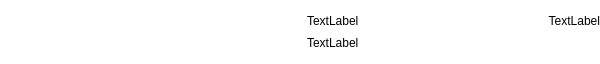
<?xml version="1.0" encoding="UTF-8"?>
<ui version="4.0">
 <class>TransactionFrame</class>
 <widget class="QFrame" name="TransactionFrame">
  <property name="geometry">
   <rect>
    <x>0</x>
    <y>0</y>
    <width>600</width>
    <height>64</height>
   </rect>
  </property>
  <property name="minimumSize">
   <size>
    <width>0</width>
    <height>64</height>
   </size>
  </property>
  <property name="maximumSize">
   <size>
    <width>600</width>
    <height>64</height>
   </size>
  </property>
  <property name="palette">
   <palette>
    <active>
     <colorrole role="Button">
      <brush brushstyle="SolidPattern">
       <color alpha="0">
        <red>0</red>
        <green>0</green>
        <blue>0</blue>
       </color>
      </brush>
     </colorrole>
     <colorrole role="ButtonText">
      <brush brushstyle="SolidPattern">
       <color alpha="255">
        <red>186</red>
        <green>189</green>
        <blue>182</blue>
       </color>
      </brush>
     </colorrole>
     <colorrole role="Base">
      <brush brushstyle="SolidPattern">
       <color alpha="0">
        <red>0</red>
        <green>0</green>
        <blue>0</blue>
       </color>
      </brush>
     </colorrole>
     <colorrole role="Window">
      <brush brushstyle="SolidPattern">
       <color alpha="255">
        <red>46</red>
        <green>52</green>
        <blue>54</blue>
       </color>
      </brush>
     </colorrole>
     <colorrole role="Shadow">
      <brush brushstyle="SolidPattern">
       <color alpha="255">
        <red>136</red>
        <green>138</green>
        <blue>133</blue>
       </color>
      </brush>
     </colorrole>
     <colorrole role="Highlight">
      <brush brushstyle="SolidPattern">
       <color alpha="255">
        <red>237</red>
        <green>212</green>
        <blue>0</blue>
       </color>
      </brush>
     </colorrole>
     <colorrole role="HighlightedText">
      <brush brushstyle="SolidPattern">
       <color alpha="255">
        <red>85</red>
        <green>87</green>
        <blue>83</blue>
       </color>
      </brush>
     </colorrole>
     <colorrole role="AlternateBase">
      <brush brushstyle="SolidPattern">
       <color alpha="255">
        <red>85</red>
        <green>87</green>
        <blue>83</blue>
       </color>
      </brush>
     </colorrole>
    </active>
    <inactive>
     <colorrole role="Button">
      <brush brushstyle="SolidPattern">
       <color alpha="0">
        <red>0</red>
        <green>0</green>
        <blue>0</blue>
       </color>
      </brush>
     </colorrole>
     <colorrole role="ButtonText">
      <brush brushstyle="SolidPattern">
       <color alpha="255">
        <red>186</red>
        <green>189</green>
        <blue>182</blue>
       </color>
      </brush>
     </colorrole>
     <colorrole role="Base">
      <brush brushstyle="SolidPattern">
       <color alpha="0">
        <red>0</red>
        <green>0</green>
        <blue>0</blue>
       </color>
      </brush>
     </colorrole>
     <colorrole role="Window">
      <brush brushstyle="SolidPattern">
       <color alpha="255">
        <red>46</red>
        <green>52</green>
        <blue>54</blue>
       </color>
      </brush>
     </colorrole>
     <colorrole role="Shadow">
      <brush brushstyle="SolidPattern">
       <color alpha="255">
        <red>136</red>
        <green>138</green>
        <blue>133</blue>
       </color>
      </brush>
     </colorrole>
     <colorrole role="Highlight">
      <brush brushstyle="SolidPattern">
       <color alpha="255">
        <red>237</red>
        <green>212</green>
        <blue>0</blue>
       </color>
      </brush>
     </colorrole>
     <colorrole role="HighlightedText">
      <brush brushstyle="SolidPattern">
       <color alpha="255">
        <red>85</red>
        <green>87</green>
        <blue>83</blue>
       </color>
      </brush>
     </colorrole>
     <colorrole role="AlternateBase">
      <brush brushstyle="SolidPattern">
       <color alpha="255">
        <red>85</red>
        <green>87</green>
        <blue>83</blue>
       </color>
      </brush>
     </colorrole>
    </inactive>
    <disabled>
     <colorrole role="Button">
      <brush brushstyle="SolidPattern">
       <color alpha="0">
        <red>0</red>
        <green>0</green>
        <blue>0</blue>
       </color>
      </brush>
     </colorrole>
     <colorrole role="ButtonText">
      <brush brushstyle="SolidPattern">
       <color alpha="255">
        <red>190</red>
        <green>190</green>
        <blue>190</blue>
       </color>
      </brush>
     </colorrole>
     <colorrole role="Base">
      <brush brushstyle="SolidPattern">
       <color alpha="255">
        <red>46</red>
        <green>52</green>
        <blue>54</blue>
       </color>
      </brush>
     </colorrole>
     <colorrole role="Window">
      <brush brushstyle="SolidPattern">
       <color alpha="255">
        <red>46</red>
        <green>52</green>
        <blue>54</blue>
       </color>
      </brush>
     </colorrole>
     <colorrole role="Shadow">
      <brush brushstyle="SolidPattern">
       <color alpha="255">
        <red>136</red>
        <green>138</green>
        <blue>133</blue>
       </color>
      </brush>
     </colorrole>
     <colorrole role="Highlight">
      <brush brushstyle="SolidPattern">
       <color alpha="255">
        <red>145</red>
        <green>141</green>
        <blue>126</blue>
       </color>
      </brush>
     </colorrole>
     <colorrole role="HighlightedText">
      <brush brushstyle="SolidPattern">
       <color alpha="255">
        <red>85</red>
        <green>87</green>
        <blue>83</blue>
       </color>
      </brush>
     </colorrole>
     <colorrole role="AlternateBase">
      <brush brushstyle="SolidPattern">
       <color alpha="255">
        <red>85</red>
        <green>87</green>
        <blue>83</blue>
       </color>
      </brush>
     </colorrole>
    </disabled>
   </palette>
  </property>
  <property name="windowTitle">
   <string>Frame</string>
  </property>
  <property name="autoFillBackground">
   <bool>false</bool>
  </property>
  <property name="styleSheet">
   <string notr="true">background-color: transparent;</string>
  </property>
  <property name="frameShape">
   <enum>QFrame::NoFrame</enum>
  </property>
  <property name="frameShadow">
   <enum>QFrame::Raised</enum>
  </property>
  <layout class="QHBoxLayout" name="horizontalLayout_2" stretch="0,0,0">
   <property name="leftMargin">
    <number>0</number>
   </property>
   <property name="topMargin">
    <number>0</number>
   </property>
   <property name="rightMargin">
    <number>0</number>
   </property>
   <property name="bottomMargin">
    <number>0</number>
   </property>
   <item>
    <spacer name="horizontalSpacer">
     <property name="orientation">
      <enum>Qt::Horizontal</enum>
     </property>
     <property name="sizeHint" stdset="0">
      <size>
       <width>40</width>
       <height>20</height>
      </size>
     </property>
    </spacer>
   </item>
   <item>
    <widget class="QLabel" name="m_iconLabel">
     <property name="palette">
      <palette>
       <active>
        <colorrole role="WindowText">
         <brush brushstyle="SolidPattern">
          <color alpha="255">
           <red>255</red>
           <green>255</green>
           <blue>255</blue>
          </color>
         </brush>
        </colorrole>
        <colorrole role="Button">
         <brush brushstyle="SolidPattern">
          <color alpha="0">
           <red>0</red>
           <green>0</green>
           <blue>0</blue>
          </color>
         </brush>
        </colorrole>
        <colorrole role="Light">
         <brush brushstyle="SolidPattern">
          <color alpha="255">
           <red>0</red>
           <green>0</green>
           <blue>0</blue>
          </color>
         </brush>
        </colorrole>
        <colorrole role="Midlight">
         <brush brushstyle="SolidPattern">
          <color alpha="255">
           <red>0</red>
           <green>0</green>
           <blue>0</blue>
          </color>
         </brush>
        </colorrole>
        <colorrole role="Dark">
         <brush brushstyle="SolidPattern">
          <color alpha="255">
           <red>0</red>
           <green>0</green>
           <blue>0</blue>
          </color>
         </brush>
        </colorrole>
        <colorrole role="Mid">
         <brush brushstyle="SolidPattern">
          <color alpha="255">
           <red>0</red>
           <green>0</green>
           <blue>0</blue>
          </color>
         </brush>
        </colorrole>
        <colorrole role="Text">
         <brush brushstyle="SolidPattern">
          <color alpha="255">
           <red>255</red>
           <green>255</green>
           <blue>255</blue>
          </color>
         </brush>
        </colorrole>
        <colorrole role="BrightText">
         <brush brushstyle="SolidPattern">
          <color alpha="255">
           <red>255</red>
           <green>255</green>
           <blue>255</blue>
          </color>
         </brush>
        </colorrole>
        <colorrole role="ButtonText">
         <brush brushstyle="SolidPattern">
          <color alpha="255">
           <red>255</red>
           <green>255</green>
           <blue>255</blue>
          </color>
         </brush>
        </colorrole>
        <colorrole role="Base">
         <brush brushstyle="SolidPattern">
          <color alpha="0">
           <red>0</red>
           <green>0</green>
           <blue>0</blue>
          </color>
         </brush>
        </colorrole>
        <colorrole role="Window">
         <brush brushstyle="SolidPattern">
          <color alpha="0">
           <red>0</red>
           <green>0</green>
           <blue>0</blue>
          </color>
         </brush>
        </colorrole>
        <colorrole role="Shadow">
         <brush brushstyle="SolidPattern">
          <color alpha="255">
           <red>0</red>
           <green>0</green>
           <blue>0</blue>
          </color>
         </brush>
        </colorrole>
        <colorrole role="AlternateBase">
         <brush brushstyle="SolidPattern">
          <color alpha="255">
           <red>0</red>
           <green>0</green>
           <blue>0</blue>
          </color>
         </brush>
        </colorrole>
        <colorrole role="ToolTipBase">
         <brush brushstyle="SolidPattern">
          <color alpha="255">
           <red>255</red>
           <green>255</green>
           <blue>220</blue>
          </color>
         </brush>
        </colorrole>
        <colorrole role="ToolTipText">
         <brush brushstyle="SolidPattern">
          <color alpha="255">
           <red>0</red>
           <green>0</green>
           <blue>0</blue>
          </color>
         </brush>
        </colorrole>
       </active>
       <inactive>
        <colorrole role="WindowText">
         <brush brushstyle="SolidPattern">
          <color alpha="255">
           <red>255</red>
           <green>255</green>
           <blue>255</blue>
          </color>
         </brush>
        </colorrole>
        <colorrole role="Button">
         <brush brushstyle="SolidPattern">
          <color alpha="0">
           <red>0</red>
           <green>0</green>
           <blue>0</blue>
          </color>
         </brush>
        </colorrole>
        <colorrole role="Light">
         <brush brushstyle="SolidPattern">
          <color alpha="255">
           <red>0</red>
           <green>0</green>
           <blue>0</blue>
          </color>
         </brush>
        </colorrole>
        <colorrole role="Midlight">
         <brush brushstyle="SolidPattern">
          <color alpha="255">
           <red>0</red>
           <green>0</green>
           <blue>0</blue>
          </color>
         </brush>
        </colorrole>
        <colorrole role="Dark">
         <brush brushstyle="SolidPattern">
          <color alpha="255">
           <red>0</red>
           <green>0</green>
           <blue>0</blue>
          </color>
         </brush>
        </colorrole>
        <colorrole role="Mid">
         <brush brushstyle="SolidPattern">
          <color alpha="255">
           <red>0</red>
           <green>0</green>
           <blue>0</blue>
          </color>
         </brush>
        </colorrole>
        <colorrole role="Text">
         <brush brushstyle="SolidPattern">
          <color alpha="255">
           <red>255</red>
           <green>255</green>
           <blue>255</blue>
          </color>
         </brush>
        </colorrole>
        <colorrole role="BrightText">
         <brush brushstyle="SolidPattern">
          <color alpha="255">
           <red>255</red>
           <green>255</green>
           <blue>255</blue>
          </color>
         </brush>
        </colorrole>
        <colorrole role="ButtonText">
         <brush brushstyle="SolidPattern">
          <color alpha="255">
           <red>255</red>
           <green>255</green>
           <blue>255</blue>
          </color>
         </brush>
        </colorrole>
        <colorrole role="Base">
         <brush brushstyle="SolidPattern">
          <color alpha="0">
           <red>0</red>
           <green>0</green>
           <blue>0</blue>
          </color>
         </brush>
        </colorrole>
        <colorrole role="Window">
         <brush brushstyle="SolidPattern">
          <color alpha="0">
           <red>0</red>
           <green>0</green>
           <blue>0</blue>
          </color>
         </brush>
        </colorrole>
        <colorrole role="Shadow">
         <brush brushstyle="SolidPattern">
          <color alpha="255">
           <red>0</red>
           <green>0</green>
           <blue>0</blue>
          </color>
         </brush>
        </colorrole>
        <colorrole role="AlternateBase">
         <brush brushstyle="SolidPattern">
          <color alpha="255">
           <red>0</red>
           <green>0</green>
           <blue>0</blue>
          </color>
         </brush>
        </colorrole>
        <colorrole role="ToolTipBase">
         <brush brushstyle="SolidPattern">
          <color alpha="255">
           <red>255</red>
           <green>255</green>
           <blue>220</blue>
          </color>
         </brush>
        </colorrole>
        <colorrole role="ToolTipText">
         <brush brushstyle="SolidPattern">
          <color alpha="255">
           <red>0</red>
           <green>0</green>
           <blue>0</blue>
          </color>
         </brush>
        </colorrole>
       </inactive>
       <disabled>
        <colorrole role="WindowText">
         <brush brushstyle="SolidPattern">
          <color alpha="255">
           <red>0</red>
           <green>0</green>
           <blue>0</blue>
          </color>
         </brush>
        </colorrole>
        <colorrole role="Button">
         <brush brushstyle="SolidPattern">
          <color alpha="0">
           <red>0</red>
           <green>0</green>
           <blue>0</blue>
          </color>
         </brush>
        </colorrole>
        <colorrole role="Light">
         <brush brushstyle="SolidPattern">
          <color alpha="255">
           <red>0</red>
           <green>0</green>
           <blue>0</blue>
          </color>
         </brush>
        </colorrole>
        <colorrole role="Midlight">
         <brush brushstyle="SolidPattern">
          <color alpha="255">
           <red>0</red>
           <green>0</green>
           <blue>0</blue>
          </color>
         </brush>
        </colorrole>
        <colorrole role="Dark">
         <brush brushstyle="SolidPattern">
          <color alpha="255">
           <red>0</red>
           <green>0</green>
           <blue>0</blue>
          </color>
         </brush>
        </colorrole>
        <colorrole role="Mid">
         <brush brushstyle="SolidPattern">
          <color alpha="255">
           <red>0</red>
           <green>0</green>
           <blue>0</blue>
          </color>
         </brush>
        </colorrole>
        <colorrole role="Text">
         <brush brushstyle="SolidPattern">
          <color alpha="255">
           <red>0</red>
           <green>0</green>
           <blue>0</blue>
          </color>
         </brush>
        </colorrole>
        <colorrole role="BrightText">
         <brush brushstyle="SolidPattern">
          <color alpha="255">
           <red>255</red>
           <green>255</green>
           <blue>255</blue>
          </color>
         </brush>
        </colorrole>
        <colorrole role="ButtonText">
         <brush brushstyle="SolidPattern">
          <color alpha="255">
           <red>0</red>
           <green>0</green>
           <blue>0</blue>
          </color>
         </brush>
        </colorrole>
        <colorrole role="Base">
         <brush brushstyle="SolidPattern">
          <color alpha="0">
           <red>0</red>
           <green>0</green>
           <blue>0</blue>
          </color>
         </brush>
        </colorrole>
        <colorrole role="Window">
         <brush brushstyle="SolidPattern">
          <color alpha="0">
           <red>0</red>
           <green>0</green>
           <blue>0</blue>
          </color>
         </brush>
        </colorrole>
        <colorrole role="Shadow">
         <brush brushstyle="SolidPattern">
          <color alpha="255">
           <red>0</red>
           <green>0</green>
           <blue>0</blue>
          </color>
         </brush>
        </colorrole>
        <colorrole role="AlternateBase">
         <brush brushstyle="SolidPattern">
          <color alpha="255">
           <red>0</red>
           <green>0</green>
           <blue>0</blue>
          </color>
         </brush>
        </colorrole>
        <colorrole role="ToolTipBase">
         <brush brushstyle="SolidPattern">
          <color alpha="255">
           <red>255</red>
           <green>255</green>
           <blue>220</blue>
          </color>
         </brush>
        </colorrole>
        <colorrole role="ToolTipText">
         <brush brushstyle="SolidPattern">
          <color alpha="255">
           <red>0</red>
           <green>0</green>
           <blue>0</blue>
          </color>
         </brush>
        </colorrole>
       </disabled>
      </palette>
     </property>
     <property name="text">
      <string/>
     </property>
    </widget>
   </item>
   <item>
    <layout class="QVBoxLayout" name="verticalLayout">
     <property name="spacing">
      <number>0</number>
     </property>
     <item>
      <spacer name="verticalSpacer_2">
       <property name="orientation">
        <enum>Qt::Vertical</enum>
       </property>
       <property name="sizeType">
        <enum>QSizePolicy::Fixed</enum>
       </property>
       <property name="sizeHint" stdset="0">
        <size>
         <width>20</width>
         <height>10</height>
        </size>
       </property>
      </spacer>
     </item>
     <item>
      <layout class="QHBoxLayout" name="horizontalLayout" stretch="0,1">
       <property name="spacing">
        <number>20</number>
       </property>
       <item>
        <widget class="QLabel" name="m_timeLabel">
         <property name="palette">
          <palette>
           <active>
            <colorrole role="Button">
             <brush brushstyle="LinearGradientPattern">
              <gradient startx="0.000000000000000" starty="0.000000000000000" endx="1.000000000000000" endy="0.000000000000000" type="LinearGradient" spread="PadSpread" coordinatemode="ObjectBoundingMode">
               <gradientstop position="0.000000000000000">
                <color alpha="0">
                 <red>255</red>
                 <green>255</green>
                 <blue>255</blue>
                </color>
               </gradientstop>
               <gradientstop position="1.000000000000000">
                <color alpha="0">
                 <red>79</red>
                 <green>79</green>
                 <blue>79</blue>
                </color>
               </gradientstop>
              </gradient>
             </brush>
            </colorrole>
            <colorrole role="Base">
             <brush brushstyle="LinearGradientPattern">
              <gradient startx="0.000000000000000" starty="0.000000000000000" endx="1.000000000000000" endy="0.000000000000000" type="LinearGradient" spread="PadSpread" coordinatemode="ObjectBoundingMode">
               <gradientstop position="0.000000000000000">
                <color alpha="0">
                 <red>255</red>
                 <green>255</green>
                 <blue>255</blue>
                </color>
               </gradientstop>
               <gradientstop position="1.000000000000000">
                <color alpha="0">
                 <red>79</red>
                 <green>79</green>
                 <blue>79</blue>
                </color>
               </gradientstop>
              </gradient>
             </brush>
            </colorrole>
            <colorrole role="Window">
             <brush brushstyle="LinearGradientPattern">
              <gradient startx="0.000000000000000" starty="0.000000000000000" endx="1.000000000000000" endy="0.000000000000000" type="LinearGradient" spread="PadSpread" coordinatemode="ObjectBoundingMode">
               <gradientstop position="0.000000000000000">
                <color alpha="0">
                 <red>255</red>
                 <green>255</green>
                 <blue>255</blue>
                </color>
               </gradientstop>
               <gradientstop position="1.000000000000000">
                <color alpha="0">
                 <red>79</red>
                 <green>79</green>
                 <blue>79</blue>
                </color>
               </gradientstop>
              </gradient>
             </brush>
            </colorrole>
            <colorrole role="AlternateBase">
             <brush brushstyle="SolidPattern">
              <color alpha="255">
               <red>121</red>
               <green>121</green>
               <blue>121</blue>
              </color>
             </brush>
            </colorrole>
           </active>
           <inactive>
            <colorrole role="Button">
             <brush brushstyle="LinearGradientPattern">
              <gradient startx="0.000000000000000" starty="0.000000000000000" endx="1.000000000000000" endy="0.000000000000000" type="LinearGradient" spread="PadSpread" coordinatemode="ObjectBoundingMode">
               <gradientstop position="0.000000000000000">
                <color alpha="0">
                 <red>255</red>
                 <green>255</green>
                 <blue>255</blue>
                </color>
               </gradientstop>
               <gradientstop position="1.000000000000000">
                <color alpha="0">
                 <red>79</red>
                 <green>79</green>
                 <blue>79</blue>
                </color>
               </gradientstop>
              </gradient>
             </brush>
            </colorrole>
            <colorrole role="Base">
             <brush brushstyle="LinearGradientPattern">
              <gradient startx="0.000000000000000" starty="0.000000000000000" endx="1.000000000000000" endy="0.000000000000000" type="LinearGradient" spread="PadSpread" coordinatemode="ObjectBoundingMode">
               <gradientstop position="0.000000000000000">
                <color alpha="0">
                 <red>255</red>
                 <green>255</green>
                 <blue>255</blue>
                </color>
               </gradientstop>
               <gradientstop position="1.000000000000000">
                <color alpha="0">
                 <red>79</red>
                 <green>79</green>
                 <blue>79</blue>
                </color>
               </gradientstop>
              </gradient>
             </brush>
            </colorrole>
            <colorrole role="Window">
             <brush brushstyle="LinearGradientPattern">
              <gradient startx="0.000000000000000" starty="0.000000000000000" endx="1.000000000000000" endy="0.000000000000000" type="LinearGradient" spread="PadSpread" coordinatemode="ObjectBoundingMode">
               <gradientstop position="0.000000000000000">
                <color alpha="0">
                 <red>255</red>
                 <green>255</green>
                 <blue>255</blue>
                </color>
               </gradientstop>
               <gradientstop position="1.000000000000000">
                <color alpha="0">
                 <red>79</red>
                 <green>79</green>
                 <blue>79</blue>
                </color>
               </gradientstop>
              </gradient>
             </brush>
            </colorrole>
            <colorrole role="AlternateBase">
             <brush brushstyle="SolidPattern">
              <color alpha="255">
               <red>121</red>
               <green>121</green>
               <blue>121</blue>
              </color>
             </brush>
            </colorrole>
           </inactive>
           <disabled>
            <colorrole role="Button">
             <brush brushstyle="LinearGradientPattern">
              <gradient startx="0.000000000000000" starty="0.000000000000000" endx="1.000000000000000" endy="0.000000000000000" type="LinearGradient" spread="PadSpread" coordinatemode="ObjectBoundingMode">
               <gradientstop position="0.000000000000000">
                <color alpha="0">
                 <red>255</red>
                 <green>255</green>
                 <blue>255</blue>
                </color>
               </gradientstop>
               <gradientstop position="1.000000000000000">
                <color alpha="0">
                 <red>79</red>
                 <green>79</green>
                 <blue>79</blue>
                </color>
               </gradientstop>
              </gradient>
             </brush>
            </colorrole>
            <colorrole role="Base">
             <brush brushstyle="LinearGradientPattern">
              <gradient startx="0.000000000000000" starty="0.000000000000000" endx="1.000000000000000" endy="0.000000000000000" type="LinearGradient" spread="PadSpread" coordinatemode="ObjectBoundingMode">
               <gradientstop position="0.000000000000000">
                <color alpha="0">
                 <red>255</red>
                 <green>255</green>
                 <blue>255</blue>
                </color>
               </gradientstop>
               <gradientstop position="1.000000000000000">
                <color alpha="0">
                 <red>79</red>
                 <green>79</green>
                 <blue>79</blue>
                </color>
               </gradientstop>
              </gradient>
             </brush>
            </colorrole>
            <colorrole role="Window">
             <brush brushstyle="LinearGradientPattern">
              <gradient startx="0.000000000000000" starty="0.000000000000000" endx="1.000000000000000" endy="0.000000000000000" type="LinearGradient" spread="PadSpread" coordinatemode="ObjectBoundingMode">
               <gradientstop position="0.000000000000000">
                <color alpha="0">
                 <red>255</red>
                 <green>255</green>
                 <blue>255</blue>
                </color>
               </gradientstop>
               <gradientstop position="1.000000000000000">
                <color alpha="0">
                 <red>79</red>
                 <green>79</green>
                 <blue>79</blue>
                </color>
               </gradientstop>
              </gradient>
             </brush>
            </colorrole>
            <colorrole role="AlternateBase">
             <brush brushstyle="SolidPattern">
              <color alpha="255">
               <red>121</red>
               <green>121</green>
               <blue>121</blue>
              </color>
             </brush>
            </colorrole>
           </disabled>
          </palette>
         </property>
         <property name="styleSheet">
          <string notr="true">background-color: qlineargradient(spread:pad, x1:0, y1:0, x2:1, y2:0, stop:0 rgba(255, 255, 255, 0), stop:1 rgba(79, 79, 79, 0));</string>
         </property>
         <property name="text">
          <string>TextLabel</string>
         </property>
        </widget>
       </item>
       <item>
        <widget class="QLabel" name="m_amountLabel">
         <property name="palette">
          <palette>
           <active>
            <colorrole role="Button">
             <brush brushstyle="LinearGradientPattern">
              <gradient startx="0.000000000000000" starty="0.000000000000000" endx="1.000000000000000" endy="0.000000000000000" type="LinearGradient" spread="PadSpread" coordinatemode="ObjectBoundingMode">
               <gradientstop position="0.000000000000000">
                <color alpha="0">
                 <red>255</red>
                 <green>255</green>
                 <blue>255</blue>
                </color>
               </gradientstop>
               <gradientstop position="1.000000000000000">
                <color alpha="0">
                 <red>79</red>
                 <green>79</green>
                 <blue>79</blue>
                </color>
               </gradientstop>
              </gradient>
             </brush>
            </colorrole>
            <colorrole role="Base">
             <brush brushstyle="LinearGradientPattern">
              <gradient startx="0.000000000000000" starty="0.000000000000000" endx="1.000000000000000" endy="0.000000000000000" type="LinearGradient" spread="PadSpread" coordinatemode="ObjectBoundingMode">
               <gradientstop position="0.000000000000000">
                <color alpha="0">
                 <red>255</red>
                 <green>255</green>
                 <blue>255</blue>
                </color>
               </gradientstop>
               <gradientstop position="1.000000000000000">
                <color alpha="0">
                 <red>79</red>
                 <green>79</green>
                 <blue>79</blue>
                </color>
               </gradientstop>
              </gradient>
             </brush>
            </colorrole>
            <colorrole role="Window">
             <brush brushstyle="LinearGradientPattern">
              <gradient startx="0.000000000000000" starty="0.000000000000000" endx="1.000000000000000" endy="0.000000000000000" type="LinearGradient" spread="PadSpread" coordinatemode="ObjectBoundingMode">
               <gradientstop position="0.000000000000000">
                <color alpha="0">
                 <red>255</red>
                 <green>255</green>
                 <blue>255</blue>
                </color>
               </gradientstop>
               <gradientstop position="1.000000000000000">
                <color alpha="0">
                 <red>79</red>
                 <green>79</green>
                 <blue>79</blue>
                </color>
               </gradientstop>
              </gradient>
             </brush>
            </colorrole>
            <colorrole role="AlternateBase">
             <brush brushstyle="SolidPattern">
              <color alpha="255">
               <red>121</red>
               <green>121</green>
               <blue>121</blue>
              </color>
             </brush>
            </colorrole>
           </active>
           <inactive>
            <colorrole role="Button">
             <brush brushstyle="LinearGradientPattern">
              <gradient startx="0.000000000000000" starty="0.000000000000000" endx="1.000000000000000" endy="0.000000000000000" type="LinearGradient" spread="PadSpread" coordinatemode="ObjectBoundingMode">
               <gradientstop position="0.000000000000000">
                <color alpha="0">
                 <red>255</red>
                 <green>255</green>
                 <blue>255</blue>
                </color>
               </gradientstop>
               <gradientstop position="1.000000000000000">
                <color alpha="0">
                 <red>79</red>
                 <green>79</green>
                 <blue>79</blue>
                </color>
               </gradientstop>
              </gradient>
             </brush>
            </colorrole>
            <colorrole role="Base">
             <brush brushstyle="LinearGradientPattern">
              <gradient startx="0.000000000000000" starty="0.000000000000000" endx="1.000000000000000" endy="0.000000000000000" type="LinearGradient" spread="PadSpread" coordinatemode="ObjectBoundingMode">
               <gradientstop position="0.000000000000000">
                <color alpha="0">
                 <red>255</red>
                 <green>255</green>
                 <blue>255</blue>
                </color>
               </gradientstop>
               <gradientstop position="1.000000000000000">
                <color alpha="0">
                 <red>79</red>
                 <green>79</green>
                 <blue>79</blue>
                </color>
               </gradientstop>
              </gradient>
             </brush>
            </colorrole>
            <colorrole role="Window">
             <brush brushstyle="LinearGradientPattern">
              <gradient startx="0.000000000000000" starty="0.000000000000000" endx="1.000000000000000" endy="0.000000000000000" type="LinearGradient" spread="PadSpread" coordinatemode="ObjectBoundingMode">
               <gradientstop position="0.000000000000000">
                <color alpha="0">
                 <red>255</red>
                 <green>255</green>
                 <blue>255</blue>
                </color>
               </gradientstop>
               <gradientstop position="1.000000000000000">
                <color alpha="0">
                 <red>79</red>
                 <green>79</green>
                 <blue>79</blue>
                </color>
               </gradientstop>
              </gradient>
             </brush>
            </colorrole>
            <colorrole role="AlternateBase">
             <brush brushstyle="SolidPattern">
              <color alpha="255">
               <red>121</red>
               <green>121</green>
               <blue>121</blue>
              </color>
             </brush>
            </colorrole>
           </inactive>
           <disabled>
            <colorrole role="Button">
             <brush brushstyle="LinearGradientPattern">
              <gradient startx="0.000000000000000" starty="0.000000000000000" endx="1.000000000000000" endy="0.000000000000000" type="LinearGradient" spread="PadSpread" coordinatemode="ObjectBoundingMode">
               <gradientstop position="0.000000000000000">
                <color alpha="0">
                 <red>255</red>
                 <green>255</green>
                 <blue>255</blue>
                </color>
               </gradientstop>
               <gradientstop position="1.000000000000000">
                <color alpha="0">
                 <red>79</red>
                 <green>79</green>
                 <blue>79</blue>
                </color>
               </gradientstop>
              </gradient>
             </brush>
            </colorrole>
            <colorrole role="Base">
             <brush brushstyle="LinearGradientPattern">
              <gradient startx="0.000000000000000" starty="0.000000000000000" endx="1.000000000000000" endy="0.000000000000000" type="LinearGradient" spread="PadSpread" coordinatemode="ObjectBoundingMode">
               <gradientstop position="0.000000000000000">
                <color alpha="0">
                 <red>255</red>
                 <green>255</green>
                 <blue>255</blue>
                </color>
               </gradientstop>
               <gradientstop position="1.000000000000000">
                <color alpha="0">
                 <red>79</red>
                 <green>79</green>
                 <blue>79</blue>
                </color>
               </gradientstop>
              </gradient>
             </brush>
            </colorrole>
            <colorrole role="Window">
             <brush brushstyle="LinearGradientPattern">
              <gradient startx="0.000000000000000" starty="0.000000000000000" endx="1.000000000000000" endy="0.000000000000000" type="LinearGradient" spread="PadSpread" coordinatemode="ObjectBoundingMode">
               <gradientstop position="0.000000000000000">
                <color alpha="0">
                 <red>255</red>
                 <green>255</green>
                 <blue>255</blue>
                </color>
               </gradientstop>
               <gradientstop position="1.000000000000000">
                <color alpha="0">
                 <red>79</red>
                 <green>79</green>
                 <blue>79</blue>
                </color>
               </gradientstop>
              </gradient>
             </brush>
            </colorrole>
            <colorrole role="AlternateBase">
             <brush brushstyle="SolidPattern">
              <color alpha="255">
               <red>121</red>
               <green>121</green>
               <blue>121</blue>
              </color>
             </brush>
            </colorrole>
           </disabled>
          </palette>
         </property>
         <property name="styleSheet">
          <string notr="true">background-color: qlineargradient(spread:pad, x1:0, y1:0, x2:1, y2:0, stop:0 rgba(255, 255, 255, 0), stop:1 rgba(79, 79, 79, 0));</string>
         </property>
         <property name="text">
          <string>TextLabel</string>
         </property>
         <property name="alignment">
          <set>Qt::AlignRight|Qt::AlignTrailing|Qt::AlignVCenter</set>
         </property>
        </widget>
       </item>
      </layout>
     </item>
     <item>
      <widget class="QLabel" name="m_hashLabel">
       <property name="palette">
        <palette>
         <active>
          <colorrole role="Button">
           <brush brushstyle="LinearGradientPattern">
            <gradient startx="0.000000000000000" starty="0.000000000000000" endx="1.000000000000000" endy="0.000000000000000" type="LinearGradient" spread="PadSpread" coordinatemode="ObjectBoundingMode">
             <gradientstop position="0.000000000000000">
              <color alpha="0">
               <red>255</red>
               <green>255</green>
               <blue>255</blue>
              </color>
             </gradientstop>
             <gradientstop position="1.000000000000000">
              <color alpha="0">
               <red>79</red>
               <green>79</green>
               <blue>79</blue>
              </color>
             </gradientstop>
            </gradient>
           </brush>
          </colorrole>
          <colorrole role="Base">
           <brush brushstyle="LinearGradientPattern">
            <gradient startx="0.000000000000000" starty="0.000000000000000" endx="1.000000000000000" endy="0.000000000000000" type="LinearGradient" spread="PadSpread" coordinatemode="ObjectBoundingMode">
             <gradientstop position="0.000000000000000">
              <color alpha="0">
               <red>255</red>
               <green>255</green>
               <blue>255</blue>
              </color>
             </gradientstop>
             <gradientstop position="1.000000000000000">
              <color alpha="0">
               <red>79</red>
               <green>79</green>
               <blue>79</blue>
              </color>
             </gradientstop>
            </gradient>
           </brush>
          </colorrole>
          <colorrole role="Window">
           <brush brushstyle="LinearGradientPattern">
            <gradient startx="0.000000000000000" starty="0.000000000000000" endx="1.000000000000000" endy="0.000000000000000" type="LinearGradient" spread="PadSpread" coordinatemode="ObjectBoundingMode">
             <gradientstop position="0.000000000000000">
              <color alpha="0">
               <red>255</red>
               <green>255</green>
               <blue>255</blue>
              </color>
             </gradientstop>
             <gradientstop position="1.000000000000000">
              <color alpha="0">
               <red>79</red>
               <green>79</green>
               <blue>79</blue>
              </color>
             </gradientstop>
            </gradient>
           </brush>
          </colorrole>
          <colorrole role="AlternateBase">
           <brush brushstyle="SolidPattern">
            <color alpha="255">
             <red>121</red>
             <green>121</green>
             <blue>121</blue>
            </color>
           </brush>
          </colorrole>
         </active>
         <inactive>
          <colorrole role="Button">
           <brush brushstyle="LinearGradientPattern">
            <gradient startx="0.000000000000000" starty="0.000000000000000" endx="1.000000000000000" endy="0.000000000000000" type="LinearGradient" spread="PadSpread" coordinatemode="ObjectBoundingMode">
             <gradientstop position="0.000000000000000">
              <color alpha="0">
               <red>255</red>
               <green>255</green>
               <blue>255</blue>
              </color>
             </gradientstop>
             <gradientstop position="1.000000000000000">
              <color alpha="0">
               <red>79</red>
               <green>79</green>
               <blue>79</blue>
              </color>
             </gradientstop>
            </gradient>
           </brush>
          </colorrole>
          <colorrole role="Base">
           <brush brushstyle="LinearGradientPattern">
            <gradient startx="0.000000000000000" starty="0.000000000000000" endx="1.000000000000000" endy="0.000000000000000" type="LinearGradient" spread="PadSpread" coordinatemode="ObjectBoundingMode">
             <gradientstop position="0.000000000000000">
              <color alpha="0">
               <red>255</red>
               <green>255</green>
               <blue>255</blue>
              </color>
             </gradientstop>
             <gradientstop position="1.000000000000000">
              <color alpha="0">
               <red>79</red>
               <green>79</green>
               <blue>79</blue>
              </color>
             </gradientstop>
            </gradient>
           </brush>
          </colorrole>
          <colorrole role="Window">
           <brush brushstyle="LinearGradientPattern">
            <gradient startx="0.000000000000000" starty="0.000000000000000" endx="1.000000000000000" endy="0.000000000000000" type="LinearGradient" spread="PadSpread" coordinatemode="ObjectBoundingMode">
             <gradientstop position="0.000000000000000">
              <color alpha="0">
               <red>255</red>
               <green>255</green>
               <blue>255</blue>
              </color>
             </gradientstop>
             <gradientstop position="1.000000000000000">
              <color alpha="0">
               <red>79</red>
               <green>79</green>
               <blue>79</blue>
              </color>
             </gradientstop>
            </gradient>
           </brush>
          </colorrole>
          <colorrole role="AlternateBase">
           <brush brushstyle="SolidPattern">
            <color alpha="255">
             <red>121</red>
             <green>121</green>
             <blue>121</blue>
            </color>
           </brush>
          </colorrole>
         </inactive>
         <disabled>
          <colorrole role="Button">
           <brush brushstyle="LinearGradientPattern">
            <gradient startx="0.000000000000000" starty="0.000000000000000" endx="1.000000000000000" endy="0.000000000000000" type="LinearGradient" spread="PadSpread" coordinatemode="ObjectBoundingMode">
             <gradientstop position="0.000000000000000">
              <color alpha="0">
               <red>255</red>
               <green>255</green>
               <blue>255</blue>
              </color>
             </gradientstop>
             <gradientstop position="1.000000000000000">
              <color alpha="0">
               <red>79</red>
               <green>79</green>
               <blue>79</blue>
              </color>
             </gradientstop>
            </gradient>
           </brush>
          </colorrole>
          <colorrole role="Base">
           <brush brushstyle="LinearGradientPattern">
            <gradient startx="0.000000000000000" starty="0.000000000000000" endx="1.000000000000000" endy="0.000000000000000" type="LinearGradient" spread="PadSpread" coordinatemode="ObjectBoundingMode">
             <gradientstop position="0.000000000000000">
              <color alpha="0">
               <red>255</red>
               <green>255</green>
               <blue>255</blue>
              </color>
             </gradientstop>
             <gradientstop position="1.000000000000000">
              <color alpha="0">
               <red>79</red>
               <green>79</green>
               <blue>79</blue>
              </color>
             </gradientstop>
            </gradient>
           </brush>
          </colorrole>
          <colorrole role="Window">
           <brush brushstyle="LinearGradientPattern">
            <gradient startx="0.000000000000000" starty="0.000000000000000" endx="1.000000000000000" endy="0.000000000000000" type="LinearGradient" spread="PadSpread" coordinatemode="ObjectBoundingMode">
             <gradientstop position="0.000000000000000">
              <color alpha="0">
               <red>255</red>
               <green>255</green>
               <blue>255</blue>
              </color>
             </gradientstop>
             <gradientstop position="1.000000000000000">
              <color alpha="0">
               <red>79</red>
               <green>79</green>
               <blue>79</blue>
              </color>
             </gradientstop>
            </gradient>
           </brush>
          </colorrole>
          <colorrole role="AlternateBase">
           <brush brushstyle="SolidPattern">
            <color alpha="255">
             <red>121</red>
             <green>121</green>
             <blue>121</blue>
            </color>
           </brush>
          </colorrole>
         </disabled>
        </palette>
       </property>
       <property name="styleSheet">
        <string notr="true">background-color: qlineargradient(spread:pad, x1:0, y1:0, x2:1, y2:0, stop:0 rgba(255, 255, 255, 0), stop:1 rgba(79, 79, 79, 0));</string>
       </property>
       <property name="text">
        <string>TextLabel</string>
       </property>
       <property name="alignment">
        <set>Qt::AlignLeading|Qt::AlignLeft|Qt::AlignVCenter</set>
       </property>
       <property name="indent">
        <number>-1</number>
       </property>
       <property name="textInteractionFlags">
        <set>Qt::NoTextInteraction</set>
       </property>
      </widget>
     </item>
     <item>
      <spacer name="verticalSpacer">
       <property name="orientation">
        <enum>Qt::Vertical</enum>
       </property>
       <property name="sizeType">
        <enum>QSizePolicy::Fixed</enum>
       </property>
       <property name="sizeHint" stdset="0">
        <size>
         <width>20</width>
         <height>10</height>
        </size>
       </property>
      </spacer>
     </item>
    </layout>
   </item>
  </layout>
 </widget>
 <resources/>
 <connections/>
</ui>
